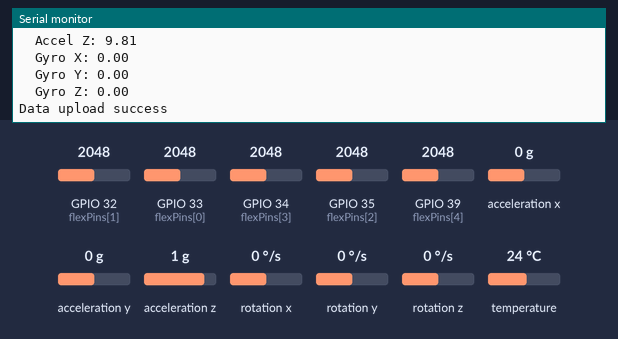
A sketch run on a simulated ESP32. On the bench: the last lines printed to the serial monitor. The inputs (shaded band) are chosen by the test bench; at power-on: acceleration x 0 g, acceleration y 0 g, acceleration z 1 g, rotation x 0 °/s, rotation y 0 °/s, GPIO 32 (flexPins[1]) = 2048, GPIO 33 (flexPins[0]) = 2048, GPIO 34 (flexPins[3]) = 2048, GPIO 35 (flexPins[2]) = 2048, GPIO 39 (flexPins[4]) = 2048, rotation z 0 °/s, temperature 24 °C. WiFi joins after 1.5 s; servers stay silent unless stated.

Above: at 12.7 s.
12.8 s: acceleration x set to -1.4 g
At 13.72 s:
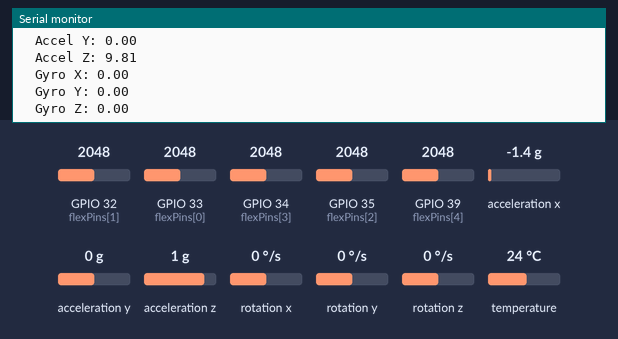
14.3 s: acceleration y set to -1.4 g
15.8 s: acceleration z set to -1.4 g
At 17.0 s:
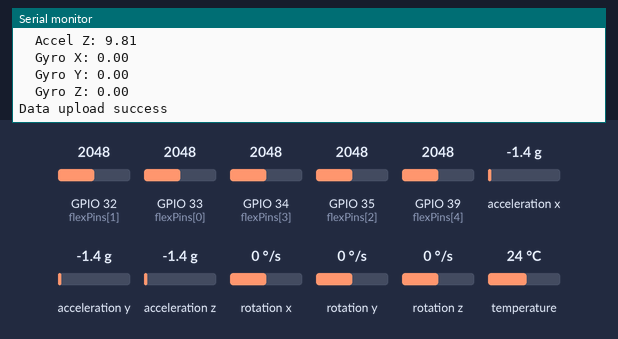
17.3 s: rotation x set to -192 °/s
At 17.73 s:
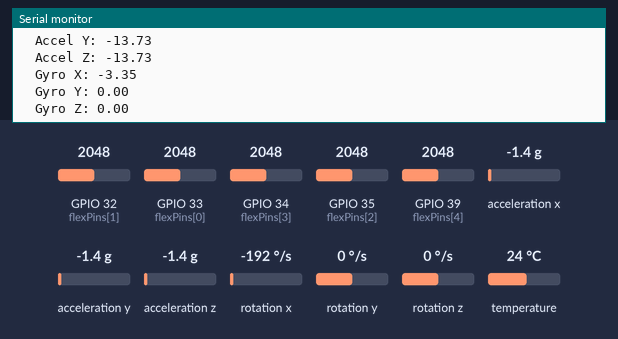
18.8 s: rotation y set to -192 °/s
At 20.3 s:
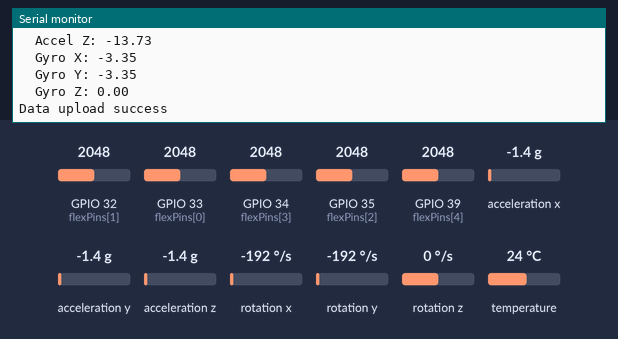
Timing chart, 0 to 21.3 s (numbered marks = the images above; inputs shaded):
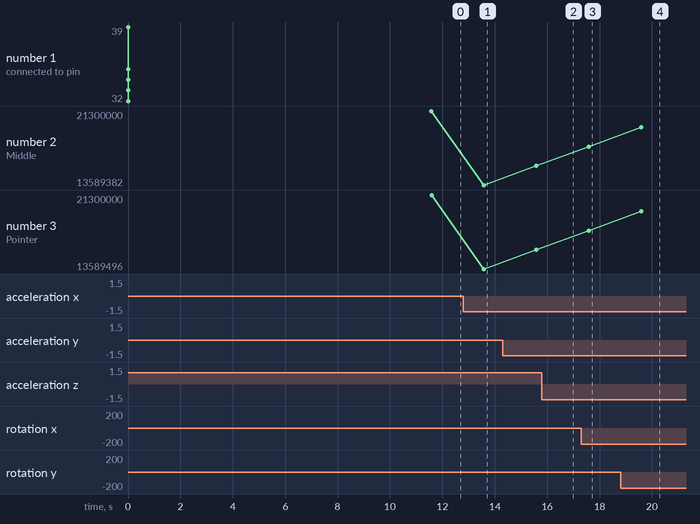

Measured:
- after the input at 12.8 s, the serial monitor: prints a new line after 0.79 s (image 1)
- after the input at 17.3 s, the serial monitor: prints a new line after 0.29 s (image 3)
- after the input at 18.8 s, the serial monitor: prints a new line after 0.80 s (image 4)

The sketch:

esp.ino
```cpp
#include <Arduino.h>
#include <WiFi.h>
#include <FirebaseESP32.h>
#include <addons/TokenHelper.h>
#include <addons/RTDBHelper.h>
#include <Adafruit_MPU6050.h>
#include <Wire.h>

// Firebase Configuration
#define WIFI_SSID "Autobonics_4G"
#define WIFI_PASSWORD "autobonics@27"
#define API_KEY "AIzaSyAtkIyHIoMSB2Wc1-_nV00XZodMCS1Eh6E"              // Add API key here
#define DATABASE_URL "https://smart-glove-f2b81-default-rtdb.asia-southeast1.firebasedatabase.app/"         // Add database URL here
#define USER_EMAIL "device@gmail.com"
#define USER_PASSWORD "12345678"

// Firebase objects
FirebaseData fbdo;
FirebaseAuth auth;
FirebaseConfig config;
FirebaseData stream;

// MPU6050 object
int flexPins[] = {33, 32, 35, 34,39}; // Flex sensor pins
int flexADC[5] = {0};                  // Current readings
int sensorMin[5] = {4095, 4095, 4095, 4095, 4095}; // Minimum readings
int sensorMax[5] = {0, 0, 0, 0, 0};               // Maximum readings
float flexAngles[5];


float accelX, accelY, accelZ;     // Variables to store accelerometer data
float gyroX, gyroY, gyroZ;        // Variables to store gyroscope data

Adafruit_MPU6050 mpu;

String uid;
String path;

unsigned long sendDataPrevMillis = 0;

void setup() {
  Serial.begin(115200);

  // Initialize flex sensors
  for (int i = 0; i < 5; i++) {
    pinMode(flexPins[i], INPUT);
    Serial.print("Calibrating flex sensor connected to pin ");
    Serial.println(flexPins[i]);
  }

  // Calibrate flex sensors
  unsigned long calibrationStartTime = millis();
  while (millis() - calibrationStartTime < 10000) {
    for (int i = 0; i < 5; i++) {
      flexADC[i] = analogRead(flexPins[i]);
      sensorMin[i] = min(sensorMin[i], flexADC[i]); // Update minimum value
      sensorMax[i] = max(sensorMax[i], flexADC[i]); // Update maximum value
    }
    delay(100); // Stability delay
  }

  // MPU initialization
  if (!mpu.begin()) {
    Serial.println("Failed to find MPU6050 chip");
    while (1) delay(10);
  }
  Serial.println("MPU6050 Found!");

  // Configure MPU6050 sensor settings
  mpu.setAccelerometerRange(MPU6050_RANGE_8_G);
  mpu.setGyroRange(MPU6050_RANGE_500_DEG);
  mpu.setFilterBandwidth(MPU6050_BAND_5_HZ);

  // Connect to Wi-Fi
  WiFi.begin(WIFI_SSID, WIFI_PASSWORD);
  Serial.print("Connecting to Wi-Fi");
  while (WiFi.status() != WL_CONNECTED) {
    Serial.print(".");
    delay(300);
  }
  Serial.println("\nConnected with IP: " + WiFi.localIP().toString());

  // Firebase setup
  Serial.printf("Firebase Client v%s\n\n", FIREBASE_CLIENT_VERSION);
  config.api_key = API_KEY;
  auth.user.email = USER_EMAIL;
  auth.user.password = USER_PASSWORD;
  config.database_url = DATABASE_URL;
  config.token_status_callback = tokenStatusCallback;

  Firebase.begin(&config, &auth);
  Firebase.reconnectWiFi(true);
  fbdo.setResponseSize(2048);

  // Getting the user UID
  Serial.println("Getting User UID...");
  while ((auth.token.uid) == "") {
    Serial.print('.');
    delay(1000);
  }
  uid = auth.token.uid.c_str();
  Serial.println("User UID: " + uid);
  path = "devices/" + uid + "/reading";
}

void loop() {
  readmpu();
  readflex();
  update();
}

void readmpu() {
  sensors_event_t accel, gyro, temp;
  mpu.getEvent(&accel, &gyro, &temp);

  accelX = accel.acceleration.x;
  accelY = accel.acceleration.y;
  accelZ = accel.acceleration.z;

  gyroX = gyro.gyro.x;
  gyroY = gyro.gyro.y;
  gyroZ = gyro.gyro.z;

  // Uncomment the following lines for debugging
  /*
  Serial.print("Accel (X, Y, Z): ");
  Serial.println(String(accelX) + ", " + String(accelY) + ", " + String(accelZ));
  Serial.print("Gyro (X, Y, Z): ");
  Serial.println(String(gyroX) + ", " + String(gyroY) + ", " + String(gyroZ));
  */
}

void readflex() {
  for (int i = 0; i < 5; i++) {
    flexADC[i] = analogRead(flexPins[i]);
    flexADC[i] = constrain(flexADC[i], sensorMin[i], sensorMax[i]);
    flexAngles[i] = map(flexADC[i], sensorMin[i], sensorMax[i], 0, 90);

    // Uncomment for debugging
    /*
    Serial.print("Flex sensor on pin ");
    Serial.print(flexPins[i]);
    Serial.print(": Value: ");
    Serial.print(flexADC[i]);
    Serial.print(", Angle: ");
    Serial.println(flexAngles[i]);
    */
  }
}

void update() {
  if (Firebase.ready() && (millis() - sendDataPrevMillis > 2000)) {
    sendDataPrevMillis = millis();
    FirebaseJson json;
    json.set("little", flexAngles[0]);
    json.set("ring", flexAngles[1]);
    json.set("middle", flexAngles[2]);
    json.set("pointer", flexAngles[3]);
    json.set("thumb", flexAngles[4]);
    json.set("accel_x", accelX);
    json.set("accel_y", accelY);
    json.set("accel_z", accelZ);
    json.set("gyro_x", gyroX);
    json.set("gyro_y", gyroY);
    json.set("gyro_z", gyroZ);
    json.set(F("ts/.sv"), F("timestamp"));

     Serial.println("Uploading data:");
    Serial.printf("  Little: %d\n", flexAngles[0]);
    Serial.printf("  Ring: %d\n", flexAngles[1]);
    Serial.printf("  Middle: %d\n", flexAngles[2]);
    Serial.printf("  Pointer: %d\n", flexAngles[3]);
    Serial.printf("  Thumb: %d\n", flexAngles[4]);
    Serial.printf("  Accel X: %.2f\n", accelX);
    Serial.printf("  Accel Y: %.2f\n", accelY);
    Serial.printf("  Accel Z: %.2f\n", accelZ);
    Serial.printf("  Gyro X: %.2f\n", gyroX);
    Serial.printf("  Gyro Y: %.2f\n", gyroY);
    Serial.printf("  Gyro Z: %.2f\n", gyroZ);

    Serial.printf("Data upload %s\n",Firebase.setJSON(fbdo, path.c_str(), json) ? "success" : fbdo.errorReason().c_str());
  }
}
```
